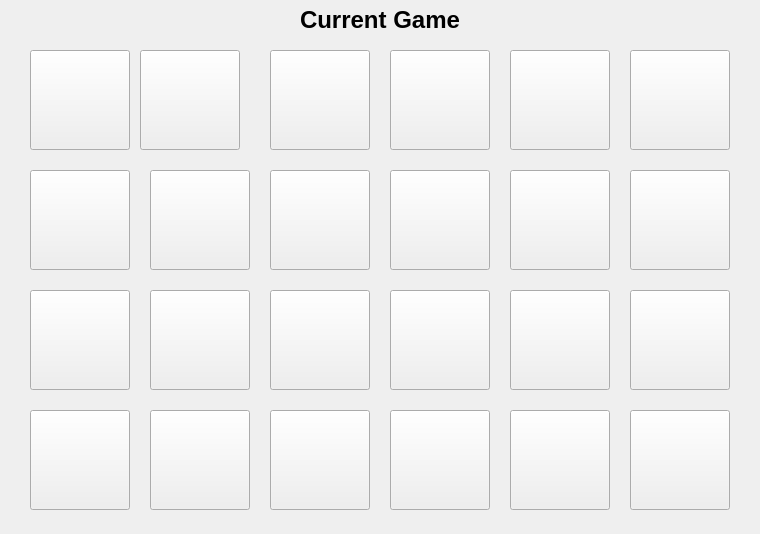
<?xml version="1.0" encoding="UTF-8"?>
<ui version="4.0">
 <class>Client</class>
 <widget class="QMainWindow" name="Client">
  <property name="geometry">
   <rect>
    <x>0</x>
    <y>0</y>
    <width>760</width>
    <height>534</height>
   </rect>
  </property>
  <property name="windowTitle">
   <string>Client</string>
  </property>
  <widget class="QWidget" name="centralwidget">
   <widget class="QPushButton" name="button23">
    <property name="geometry">
     <rect>
      <x>270</x>
      <y>170</y>
      <width>100</width>
      <height>100</height>
     </rect>
    </property>
    <property name="text">
     <string/>
    </property>
    <property name="icon">
     <iconset>
      <normalon>../build-Client-Desktop_Qt_6_2_4_MinGW_64_bit-Debug/hiddenCard.png</normalon>
     </iconset>
    </property>
    <property name="iconSize">
     <size>
      <width>100</width>
      <height>100</height>
     </size>
    </property>
   </widget>
   <widget class="QPushButton" name="button41">
    <property name="geometry">
     <rect>
      <x>30</x>
      <y>410</y>
      <width>100</width>
      <height>100</height>
     </rect>
    </property>
    <property name="text">
     <string/>
    </property>
    <property name="icon">
     <iconset>
      <normalon>../build-Client-Desktop_Qt_6_2_4_MinGW_64_bit-Debug/hiddenCard.png</normalon>
     </iconset>
    </property>
    <property name="iconSize">
     <size>
      <width>100</width>
      <height>100</height>
     </size>
    </property>
   </widget>
   <widget class="QPushButton" name="button33">
    <property name="geometry">
     <rect>
      <x>270</x>
      <y>290</y>
      <width>100</width>
      <height>100</height>
     </rect>
    </property>
    <property name="text">
     <string/>
    </property>
    <property name="icon">
     <iconset>
      <normalon>../build-Client-Desktop_Qt_6_2_4_MinGW_64_bit-Debug/hiddenCard.png</normalon>
     </iconset>
    </property>
    <property name="iconSize">
     <size>
      <width>100</width>
      <height>100</height>
     </size>
    </property>
   </widget>
   <widget class="QPushButton" name="button26">
    <property name="geometry">
     <rect>
      <x>630</x>
      <y>170</y>
      <width>100</width>
      <height>100</height>
     </rect>
    </property>
    <property name="text">
     <string/>
    </property>
    <property name="icon">
     <iconset>
      <normalon>../build-Client-Desktop_Qt_6_2_4_MinGW_64_bit-Debug/hiddenCard.png</normalon>
     </iconset>
    </property>
    <property name="iconSize">
     <size>
      <width>100</width>
      <height>100</height>
     </size>
    </property>
   </widget>
   <widget class="QPushButton" name="button24">
    <property name="geometry">
     <rect>
      <x>390</x>
      <y>170</y>
      <width>100</width>
      <height>100</height>
     </rect>
    </property>
    <property name="text">
     <string/>
    </property>
    <property name="icon">
     <iconset>
      <normalon>../build-Client-Desktop_Qt_6_2_4_MinGW_64_bit-Debug/hiddenCard.png</normalon>
     </iconset>
    </property>
    <property name="iconSize">
     <size>
      <width>100</width>
      <height>100</height>
     </size>
    </property>
   </widget>
   <widget class="QPushButton" name="button42">
    <property name="geometry">
     <rect>
      <x>150</x>
      <y>410</y>
      <width>100</width>
      <height>100</height>
     </rect>
    </property>
    <property name="text">
     <string/>
    </property>
    <property name="icon">
     <iconset>
      <normalon>../build-Client-Desktop_Qt_6_2_4_MinGW_64_bit-Debug/hiddenCard.png</normalon>
     </iconset>
    </property>
    <property name="iconSize">
     <size>
      <width>100</width>
      <height>100</height>
     </size>
    </property>
   </widget>
   <widget class="QPushButton" name="button44">
    <property name="geometry">
     <rect>
      <x>390</x>
      <y>410</y>
      <width>100</width>
      <height>100</height>
     </rect>
    </property>
    <property name="text">
     <string/>
    </property>
    <property name="icon">
     <iconset>
      <normalon>../build-Client-Desktop_Qt_6_2_4_MinGW_64_bit-Debug/hiddenCard.png</normalon>
     </iconset>
    </property>
    <property name="iconSize">
     <size>
      <width>100</width>
      <height>100</height>
     </size>
    </property>
   </widget>
   <widget class="QPushButton" name="button45">
    <property name="geometry">
     <rect>
      <x>510</x>
      <y>410</y>
      <width>100</width>
      <height>100</height>
     </rect>
    </property>
    <property name="text">
     <string/>
    </property>
    <property name="icon">
     <iconset>
      <normalon>../build-Client-Desktop_Qt_6_2_4_MinGW_64_bit-Debug/hiddenCard.png</normalon>
     </iconset>
    </property>
    <property name="iconSize">
     <size>
      <width>100</width>
      <height>100</height>
     </size>
    </property>
   </widget>
   <widget class="QPushButton" name="button15">
    <property name="geometry">
     <rect>
      <x>510</x>
      <y>50</y>
      <width>100</width>
      <height>100</height>
     </rect>
    </property>
    <property name="text">
     <string/>
    </property>
    <property name="icon">
     <iconset>
      <normalon>../build-Client-Desktop_Qt_6_2_4_MinGW_64_bit-Debug/hiddenCard.png</normalon>
     </iconset>
    </property>
    <property name="iconSize">
     <size>
      <width>100</width>
      <height>100</height>
     </size>
    </property>
   </widget>
   <widget class="QPushButton" name="button31">
    <property name="geometry">
     <rect>
      <x>30</x>
      <y>290</y>
      <width>100</width>
      <height>100</height>
     </rect>
    </property>
    <property name="text">
     <string/>
    </property>
    <property name="icon">
     <iconset>
      <normalon>../build-Client-Desktop_Qt_6_2_4_MinGW_64_bit-Debug/hiddenCard.png</normalon>
     </iconset>
    </property>
    <property name="iconSize">
     <size>
      <width>100</width>
      <height>100</height>
     </size>
    </property>
   </widget>
   <widget class="QPushButton" name="button32">
    <property name="geometry">
     <rect>
      <x>150</x>
      <y>290</y>
      <width>100</width>
      <height>100</height>
     </rect>
    </property>
    <property name="text">
     <string/>
    </property>
    <property name="icon">
     <iconset>
      <normalon>../build-Client-Desktop_Qt_6_2_4_MinGW_64_bit-Debug/hiddenCard.png</normalon>
     </iconset>
    </property>
    <property name="iconSize">
     <size>
      <width>100</width>
      <height>100</height>
     </size>
    </property>
   </widget>
   <widget class="QPushButton" name="button34">
    <property name="geometry">
     <rect>
      <x>390</x>
      <y>290</y>
      <width>100</width>
      <height>100</height>
     </rect>
    </property>
    <property name="text">
     <string/>
    </property>
    <property name="icon">
     <iconset>
      <normalon>../build-Client-Desktop_Qt_6_2_4_MinGW_64_bit-Debug/hiddenCard.png</normalon>
     </iconset>
    </property>
    <property name="iconSize">
     <size>
      <width>100</width>
      <height>100</height>
     </size>
    </property>
   </widget>
   <widget class="QPushButton" name="button35">
    <property name="geometry">
     <rect>
      <x>510</x>
      <y>290</y>
      <width>100</width>
      <height>100</height>
     </rect>
    </property>
    <property name="text">
     <string/>
    </property>
    <property name="icon">
     <iconset>
      <normalon>../build-Client-Desktop_Qt_6_2_4_MinGW_64_bit-Debug/hiddenCard.png</normalon>
     </iconset>
    </property>
    <property name="iconSize">
     <size>
      <width>100</width>
      <height>100</height>
     </size>
    </property>
   </widget>
   <widget class="QLabel" name="welcomeLabel">
    <property name="geometry">
     <rect>
      <x>300</x>
      <y>5</y>
      <width>161</width>
      <height>30</height>
     </rect>
    </property>
    <property name="font">
     <font>
      <pointsize>18</pointsize>
      <bold>true</bold>
     </font>
    </property>
    <property name="text">
     <string>Current Game</string>
    </property>
   </widget>
   <widget class="QPushButton" name="button13">
    <property name="geometry">
     <rect>
      <x>270</x>
      <y>50</y>
      <width>100</width>
      <height>100</height>
     </rect>
    </property>
    <property name="text">
     <string/>
    </property>
    <property name="icon">
     <iconset>
      <normalon>../build-Client-Desktop_Qt_6_2_4_MinGW_64_bit-Debug/hiddenCard.png</normalon>
     </iconset>
    </property>
    <property name="iconSize">
     <size>
      <width>100</width>
      <height>100</height>
     </size>
    </property>
   </widget>
   <widget class="QPushButton" name="button14">
    <property name="geometry">
     <rect>
      <x>390</x>
      <y>50</y>
      <width>100</width>
      <height>100</height>
     </rect>
    </property>
    <property name="text">
     <string/>
    </property>
    <property name="icon">
     <iconset>
      <normalon>../build-Client-Desktop_Qt_6_2_4_MinGW_64_bit-Debug/hiddenCard.png</normalon>
     </iconset>
    </property>
    <property name="iconSize">
     <size>
      <width>100</width>
      <height>100</height>
     </size>
    </property>
   </widget>
   <widget class="QPushButton" name="button21">
    <property name="geometry">
     <rect>
      <x>30</x>
      <y>170</y>
      <width>100</width>
      <height>100</height>
     </rect>
    </property>
    <property name="text">
     <string/>
    </property>
    <property name="icon">
     <iconset>
      <normalon>../build-Client-Desktop_Qt_6_2_4_MinGW_64_bit-Debug/hiddenCard.png</normalon>
     </iconset>
    </property>
    <property name="iconSize">
     <size>
      <width>100</width>
      <height>100</height>
     </size>
    </property>
   </widget>
   <widget class="QPushButton" name="button46">
    <property name="enabled">
     <bool>true</bool>
    </property>
    <property name="geometry">
     <rect>
      <x>630</x>
      <y>410</y>
      <width>100</width>
      <height>100</height>
     </rect>
    </property>
    <property name="text">
     <string/>
    </property>
    <property name="icon">
     <iconset>
      <normaloff>../build-Client-Desktop_Qt_6_2_4_MinGW_64_bit-Debug/hiddenCard.png</normaloff>
      <normalon>../build-Client-Desktop_Qt_6_2_4_MinGW_64_bit-Debug/hiddenCard.png</normalon>../build-Client-Desktop_Qt_6_2_4_MinGW_64_bit-Debug/hiddenCard.png</iconset>
    </property>
    <property name="iconSize">
     <size>
      <width>100</width>
      <height>100</height>
     </size>
    </property>
   </widget>
   <widget class="QPushButton" name="button36">
    <property name="geometry">
     <rect>
      <x>630</x>
      <y>290</y>
      <width>100</width>
      <height>100</height>
     </rect>
    </property>
    <property name="text">
     <string/>
    </property>
    <property name="icon">
     <iconset>
      <normalon>../build-Client-Desktop_Qt_6_2_4_MinGW_64_bit-Debug/hiddenCard.png</normalon>
     </iconset>
    </property>
    <property name="iconSize">
     <size>
      <width>100</width>
      <height>100</height>
     </size>
    </property>
   </widget>
   <widget class="QPushButton" name="button22">
    <property name="geometry">
     <rect>
      <x>150</x>
      <y>170</y>
      <width>100</width>
      <height>100</height>
     </rect>
    </property>
    <property name="text">
     <string/>
    </property>
    <property name="icon">
     <iconset>
      <normalon>../build-Client-Desktop_Qt_6_2_4_MinGW_64_bit-Debug/hiddenCard.png</normalon>
     </iconset>
    </property>
    <property name="iconSize">
     <size>
      <width>100</width>
      <height>100</height>
     </size>
    </property>
   </widget>
   <widget class="QPushButton" name="button11">
    <property name="geometry">
     <rect>
      <x>30</x>
      <y>50</y>
      <width>100</width>
      <height>100</height>
     </rect>
    </property>
    <property name="font">
     <font>
      <pointsize>9</pointsize>
      <kerning>true</kerning>
     </font>
    </property>
    <property name="autoFillBackground">
     <bool>false</bool>
    </property>
    <property name="text">
     <string/>
    </property>
    <property name="icon">
     <iconset>
      <normalon>../build-Client-Desktop_Qt_6_2_4_MinGW_64_bit-Debug/hiddenCard.png</normalon>
     </iconset>
    </property>
    <property name="iconSize">
     <size>
      <width>100</width>
      <height>100</height>
     </size>
    </property>
   </widget>
   <widget class="QPushButton" name="button43">
    <property name="geometry">
     <rect>
      <x>270</x>
      <y>410</y>
      <width>100</width>
      <height>100</height>
     </rect>
    </property>
    <property name="text">
     <string/>
    </property>
    <property name="icon">
     <iconset>
      <normalon>../build-Client-Desktop_Qt_6_2_4_MinGW_64_bit-Debug/hiddenCard.png</normalon>
     </iconset>
    </property>
    <property name="iconSize">
     <size>
      <width>100</width>
      <height>100</height>
     </size>
    </property>
   </widget>
   <widget class="QPushButton" name="button16">
    <property name="geometry">
     <rect>
      <x>630</x>
      <y>50</y>
      <width>100</width>
      <height>100</height>
     </rect>
    </property>
    <property name="text">
     <string/>
    </property>
    <property name="icon">
     <iconset>
      <normalon>../build-Client-Desktop_Qt_6_2_4_MinGW_64_bit-Debug/hiddenCard.png</normalon>
     </iconset>
    </property>
    <property name="iconSize">
     <size>
      <width>100</width>
      <height>100</height>
     </size>
    </property>
   </widget>
   <widget class="QPushButton" name="button12">
    <property name="enabled">
     <bool>true</bool>
    </property>
    <property name="geometry">
     <rect>
      <x>140</x>
      <y>50</y>
      <width>100</width>
      <height>100</height>
     </rect>
    </property>
    <property name="text">
     <string/>
    </property>
    <property name="icon">
     <iconset>
      <normalon>../build-Client-Desktop_Qt_6_2_4_MinGW_64_bit-Debug/hiddenCard.png</normalon>
     </iconset>
    </property>
    <property name="iconSize">
     <size>
      <width>100</width>
      <height>100</height>
     </size>
    </property>
   </widget>
   <widget class="QPushButton" name="button25">
    <property name="geometry">
     <rect>
      <x>510</x>
      <y>170</y>
      <width>100</width>
      <height>100</height>
     </rect>
    </property>
    <property name="text">
     <string/>
    </property>
    <property name="icon">
     <iconset>
      <normalon>../build-Client-Desktop_Qt_6_2_4_MinGW_64_bit-Debug/hiddenCard.png</normalon>
     </iconset>
    </property>
    <property name="iconSize">
     <size>
      <width>100</width>
      <height>100</height>
     </size>
    </property>
   </widget>
  </widget>
  <widget class="QMenuBar" name="menubar">
   <property name="geometry">
    <rect>
     <x>0</x>
     <y>0</y>
     <width>760</width>
     <height>22</height>
    </rect>
   </property>
  </widget>
 </widget>
 <resources/>
 <connections/>
</ui>
